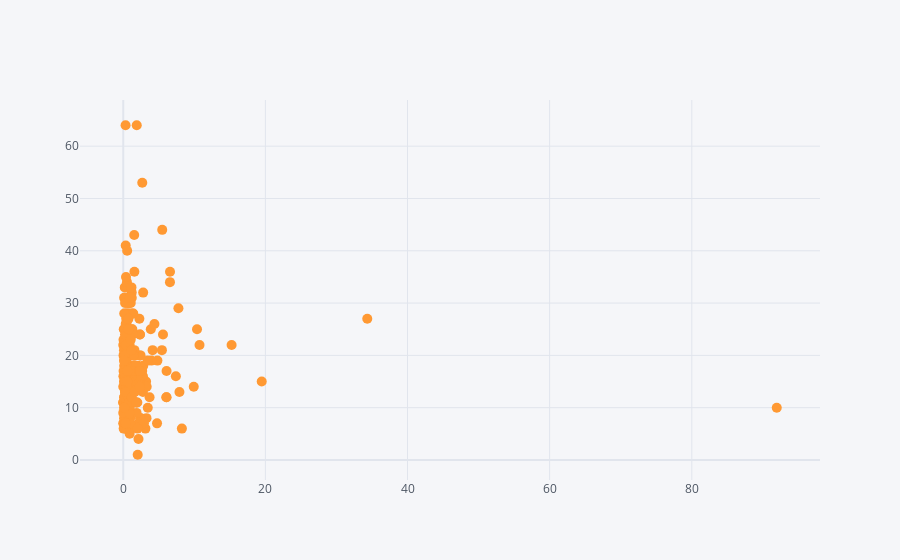

Notebook source saved alongside this figure:
### Code cell
df_update.iplot(kind='scatter',x='Reply_rates',y='content_length',mode='markers',size=10)

### Figure 1 — Plotly figure (JSON) as saved in the notebook; plotly's stock layout.template omitted (floating-point values rounded to 4 significant figures; data arrays with more than 128 entries replaced by an {"elided": "..."} marker saying what was removed)
{"data": [{"line": {"color": "rgba(255, 153, 51, 1.0)", "dash": "solid", "shape": "linear", "width": 1.3}, "marker": {"size": 10, "symbol": "circle"}, "mode": "markers", "name": "content_length", "text": "", "type": "scatter", "x": {"elided": "250 float values"}, "y": {"elided": "250 int values"}}], "layout": {"legend": {"bgcolor": "#F5F6F9", "font": {"color": "#4D5663"}}, "paper_bgcolor": "#F5F6F9", "plot_bgcolor": "#F5F6F9", "title": {"font": {"color": "#4D5663"}}, "xaxis": {"gridcolor": "#E1E5ED", "showgrid": true, "tickfont": {"color": "#4D5663"}, "title": {"font": {"color": "#4D5663"}, "text": ""}, "zerolinecolor": "#E1E5ED"}, "yaxis": {"gridcolor": "#E1E5ED", "showgrid": true, "tickfont": {"color": "#4D5663"}, "title": {"font": {"color": "#4D5663"}, "text": ""}, "zerolinecolor": "#E1E5ED"}}}
